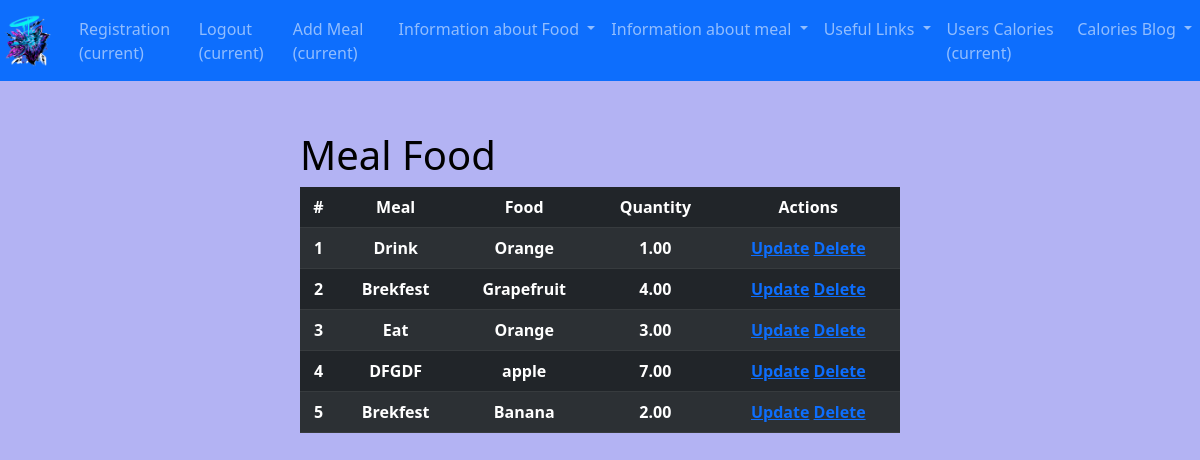
The page /meal_food/ (signed in) on the database as committed earlier.
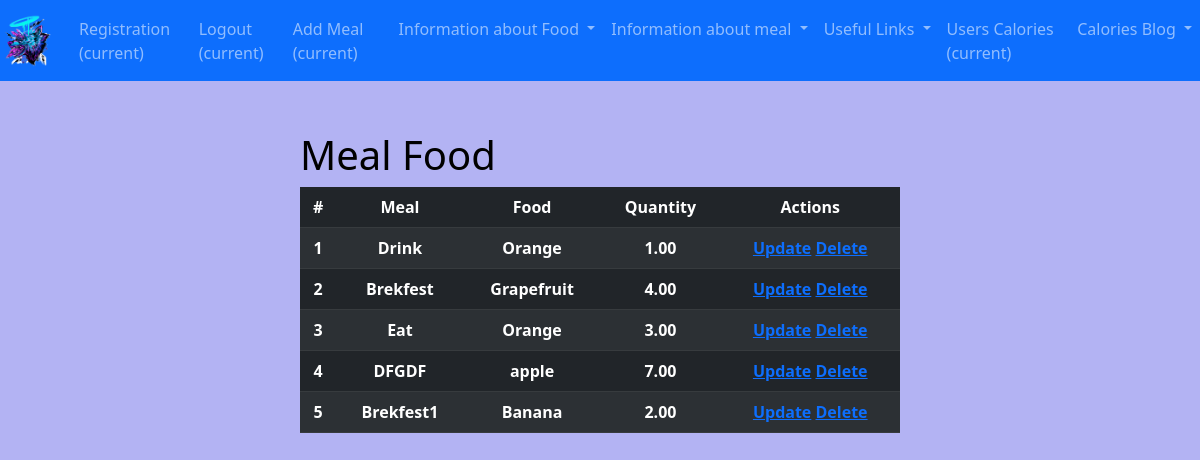
The same page on the database as committed later.
### calories_counter/models.py (models this page shows, shortened)
class MealFood(models.Model):
    meal = models.ForeignKey(Meal, on_delete=models.CASCADE)
    food = models.ForeignKey(Food, on_delete=models.CASCADE)
    quantity = models.DecimalField(max_digits=5, decimal_places=2, null=True, blank=True)

class Meal(models.Model):
    meal_name = models.CharField(max_length=255)
    foods = models.ManyToManyField(Food, through="MealFood")
    def __str__(self):
        return self.meal_name

class Food(models.Model):
    user = models.ForeignKey(settings.AUTH_USER_MODEL, on_delete=models.CASCADE)
    food_name = models.CharField(max_length=255)
    calories = models.FloatField()
    def __str__(self):
        return self.food_name

### calories_counter/views.py (the view)
# urls.py: path("meal_food/", views.MealFoodView.as_view(), name="meal_food"),
class MealFoodView(LoginRequiredMixin, View):
    def get(self, request):
        meal_foods = MealFood.objects.all()
        return render(request, "calories_counter/meal_food.html", {"meal_foods": meal_foods})

### calories_counter/templates/calories_counter/meal_food.html (shortened to what this page needs)
{% extends 'base.html' %}
{% load static %}
{% block css_files %}
  <link rel="stylesheet" href="{% static 'calories_counter/meal_food.css' %}">
{% endblock %}
{% block content %}
  <div id="user-food-meal">
    <h1>Meal Food</h1>
    <table class="table table-dark table-striped">
      <thead>
      <tr>
        <th>#</th>
        <th>Meal</th>
        <th>Food</th>
        <th>Quantity</th>
        <th>Actions</th>
      </tr>
      </thead>
      {% for meal_food in meal_foods %}
        <tr>
          <th>{{ forloop.counter }}</th>
          <th>{{ meal_food.meal }}</th>
          <th>{{ meal_food.food }}</th>
          <th>{{ meal_food.quantity }}</th>
          <th>
            <a href="{% url 'meal_food_update' meal_food.id %}">Update</a>
            <a href="{% url 'meal_food_delete' meal_food.id %}">Delete</a>
          </th>
        </tr>
      {% endfor %}
    </table>
  </div>
{% endblock %}

### templates/base.html (shortened to what this page needs)
{% load static %}
<!doctype html>
<html lang="en">
<head>
  <link href="https://cdn.jsdelivr.net/npm/bootstrap@5.3.0-alpha3/dist/css/bootstrap.min.css" rel="stylesheet">
  <link rel="stylesheet" href="{% static 'styles.css' %}">
  {% block css_files %} {% endblock %}
</head>
<body>
<nav class="navbar navbar-expand-lg navbar navbar-dark bg-primary">
  <a class="navbar-brand" href="{% url 'start_page' %}"><img class="logo-image" src="{% static '/images/wolf_no.png' %}"
                                                             alt="wolf-logo"></a>
  <div class="collapse navbar-collapse" id="navbarSupportedContent">
    <ul class="navbar-nav mr-auto">
      <li class="nav-item active">
        <a class="nav-link" href="{% url 'register' %}">Registration <span class="sr-only">(current)</span></a>
      </li>
      <li class="nav-item active">
        {% if request.user.is_authenticated %}
        <a class="nav-link" href="{% url 'logout' %}">Logout <span class="sr-only">(current)</span></a>
        {% else %}
        <a class="nav-link" href="{% url 'login' %}">Login <span class="sr-only">(current)</span></a>
        {% endif %}
      </li>
      <li class="nav-item active">
        {% if request.user.is_authenticated %}
        <a class="nav-link" href="{% url 'meal_create' %}">Add Meal <span class="sr-only">(current)</span></a>
        {% endif %}
      </li>
      {% if request.user.is_authenticated %}
      <li class="nav-item dropdown">
        <a class="nav-link dropdown-toggle" href="#" id="navbarDropdown" role="button" data-bs-toggle="dropdown"
           aria-haspopup="true" aria-expanded="false">
          Information about Food
        </a>
      </li>
        <li class="nav-item dropdown">
          <a class="nav-link dropdown-toggle" href="#" id="navbarDropdown" role="button" data-bs-toggle="dropdown"
             aria-haspopup="true" aria-expanded="false">
            Information about meal
          </a>
        </li>
        <li class="nav-item dropdown">
          <a class="nav-link dropdown-toggle" href="#" id="navbarDropdown" role="button" data-bs-toggle="dropdown"
             aria-haspopup="true" aria-expanded="false">
            Useful Links
          </a>
        </li>
      {% endif %}
      <li class="nav-item active">
        <a class="nav-link" href="{% url 'users_calories' %}">Users Calories <span class="sr-only">(current)</span></a>
      </li>
      <li class="nav-item dropdown">
        <a class="nav-link dropdown-toggle" href="#" id="navbarDropdown" role="button" data-bs-toggle="dropdown"
           aria-haspopup="true" aria-expanded="false">
          Calories Blog
        </a>
      </li>
    </ul>
  </div>
</nav>
  {% block content %}
    {% endblock %}
</body>
</html>

### static/styles.css (style rules this page uses)
h1 { color: black; }
body { background-color: #b3b3f3; }
.logo-image { width: 55px; height: 55px; object-fit: contain; }

### calories_counter/static/calories_counter/meal_food.css (style rules this page uses)
#user-food-meal { display: flex; justify-content: center; flex-direction: column; padding-top: 50px; width: 50%; margin: 0 auto; }
tr, th { text-align: center; }

Rows that differ between the two databases and show on the page:
changed through a linked row, MealFood "Banana": meal "Brekfest" → "Brekfest1"
